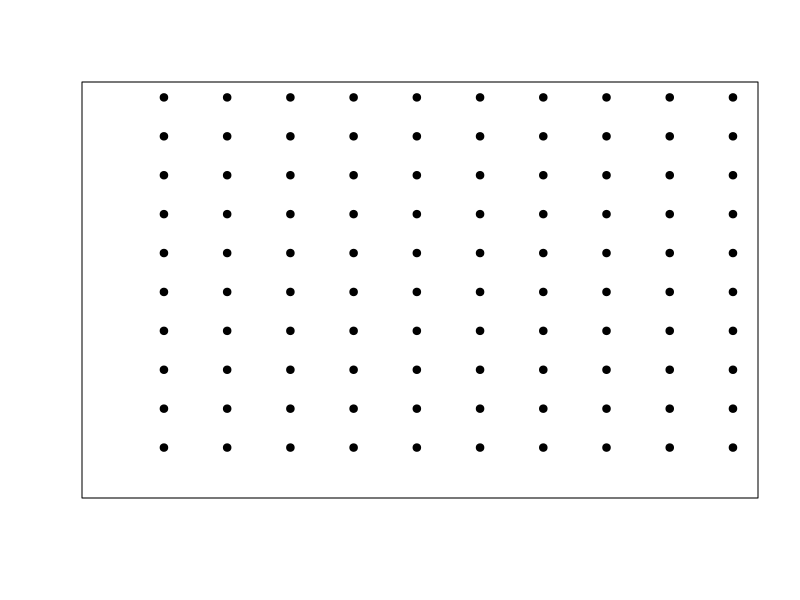

This figure's R source:
size <- 100
m <- matrix(1:(size^2), nrow=size)

for(i in 1:nrow(m)){
  for(j in 1:ncol(m)){
    if(i == 1 && j == 1){
      plot(x=j, 
           y=i, 
           cex=0, 
           pch=19,
           xlim = c(1,size),
           ylim = c(1,size),
           xaxt='n', yaxt='n', ann=FALSE
      )
    } else {
      if(i/(size/10) == round(i/(size/10)) && j/(size/10) == round(j/(size/10))){
        points(x=j, 
             y=i, 
             cex=1, 
             pch=19,
             xlim = c(1,size),
             ylim = c(1,size),
             xaxt='n', yaxt='n', ann=FALSE
             )
      }
    }
  }
}
